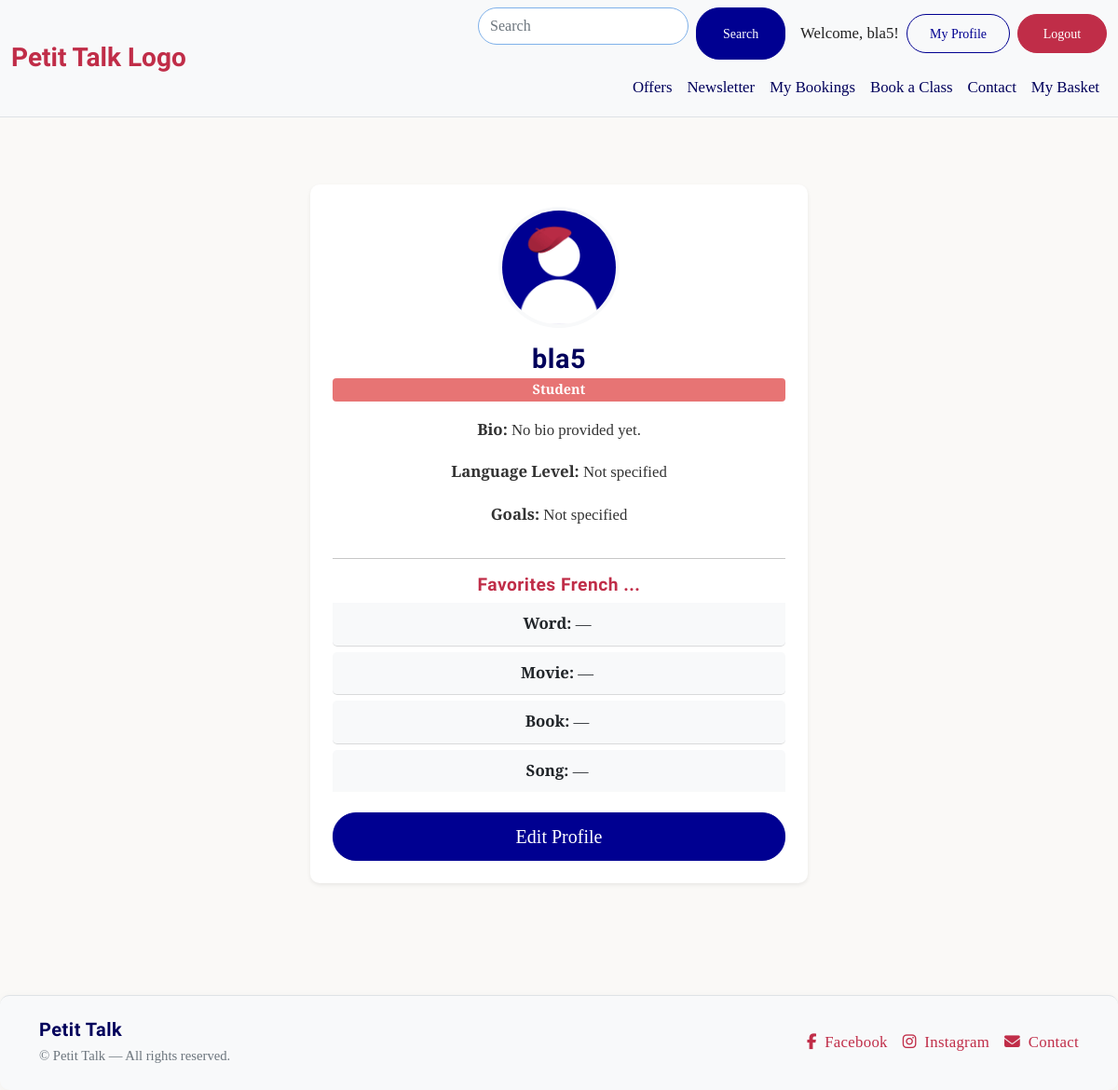
Page /profile/ (signed in) on the earlier database version.
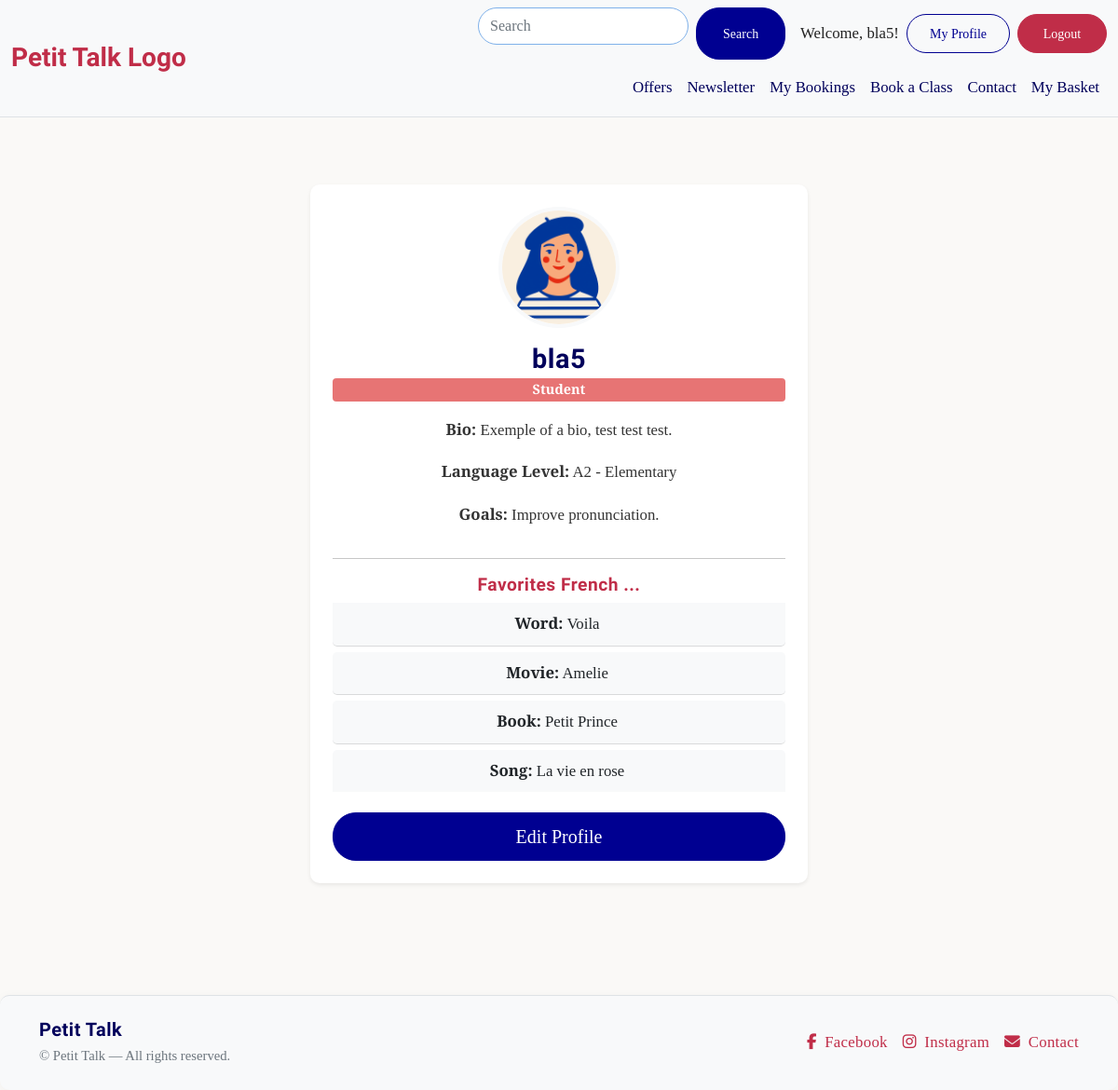
Same page on the later database version.
### userprofile/models.py (models this page shows, shortened)
class Profile(models.Model):
    user = models.OneToOneField(User, on_delete=models.CASCADE, related_name='profile')
    is_student = models.BooleanField(default=False)
    is_teacher = models.BooleanField(default=False)
    bio = models.TextField(blank=True)
    profile_image = models.ImageField(
        upload_to='profile_pics/',
        default='images/default.png',
        blank=True,
        null=True
    )
    favorite_word = models.CharField(max_length=100, blank=True)
    favorite_movie = models.CharField(max_length=100, blank=True)
    favorite_book = models.CharField(max_length=100, blank=True)
    favorite_song = models.CharField(max_length=100, blank=True)
    intro_video = models.FileField(
        upload_to='profile_videos/',
        blank=True,
        null=True
    )
    language_level = models.CharField(max_length=2, choices=LEVELS, blank=True)
    goals = models.TextField(blank=True)

### userprofile/views.py (the view)
# urls.py: path('', views.profile_detail, name='profile'),
@login_required
def profile_detail(request):
    profile = request.user.profile
    return render(request, 'userprofile/profile_detail.html', {'profile': profile})

### userprofile/templates/userprofile/profile_detail.html (shortened to what this page needs)
{% extends "base.html" %}
{% load static %}
{% block content %}
<div class="container py-5">
    <div class="row justify-content-center">
        <div class="col-lg-6 col-md-8 text-center">
            <div class="card shadow-sm rounded-4 p-4">
                {% if profile.profile_image %}
                <img src="{{ profile.profile_image.url }}" alt="{{ profile.user.username }}" class="profile-img mb-3">
                {% else %}
                <img src="{% static 'images/default.png' %}" alt="Default avatar" class="profile-img mb-3">
                {% endif %}
                <h3 class="fw-bold mb-1">{{ profile.user.username }}</h3>
                {% if profile.is_teacher %}
                <span class="badge badge-teacher mb-3">Teacher</span>
                {% else %}
                <span class="badge badge-student mb-3">Student</span>
                {% endif %}
                <p><strong>Bio:</strong> {{ profile.bio|default:"No bio provided yet." }}</p>
                <p><strong>Language Level:</strong> {{ profile.get_language_level_display|default:"Not specified" }}</p>
                <p><strong>Goals:</strong> {{ profile.goals|default:"Not specified" }}</p>
                <hr>
                <h5 class="favorites-header mb-2">Favorites French ...</h5>
                <ul class="list-group list-group-flush mb-3">
                    <li class="list-group-item"><strong>Word:</strong> {{ profile.favorite_word|default:"—" }}</li>
                    <li class="list-group-item"><strong>Movie:</strong> {{ profile.favorite_movie|default:"—" }}</li>
                    <li class="list-group-item"><strong>Book:</strong> {{ profile.favorite_book|default:"—" }}</li>
                    <li class="list-group-item"><strong>Song:</strong> {{ profile.favorite_song|default:"—" }}</li>
                </ul>
                <a href="{% url 'edit_profile' %}" class="btn btn-primary btn-lg">Edit Profile</a>
            </div>
        </div>
    </div>
</div>
{% endblock %}

### templates/base.html (shortened to what this page needs)
{% load static %}
<!doctype html>
<html lang="en">
<head>
    {% block corecss %}
    <link href="https://cdn.jsdelivr.net/npm/bootstrap@5.0.2/dist/css/bootstrap.min.css" rel="stylesheet"
>
    <link rel="stylesheet" href="{% static 'css/base.css' %}">
    {% endblock %}
</head>
<body>
    <header class="bg-light border-bottom">
        <nav class="navbar navbar-expand-md navbar-light bg-light">
            <div class="container-fluid">
                <a class="navbar-brand fw-bold" href="{% url 'home' %}">Petit Talk Logo</a>
                <div class="collapse navbar-collapse" id="mainNavbar">
                    <div class="ms-auto w-100">
                        <div class="d-flex flex-wrap justify-content-end align-items-center gap-2 mb-2">
                            <form class="d-flex flex-grow-1 flex-md-grow-0" role="search">
                                <input class="form-control me-2" type="search" placeholder="Search"
                                    aria-label="Search" />
                                <button class="btn btn-primary btn-sm" type="submit">Search</button>
                            </form>
                            {% if user.is_authenticated %}
                            <span class="ms-2">Welcome, {{ user.username }}!</span>
                            <a href="{% url 'profile' %}" class="btn btn-outline-primary btn-sm">My Profile</a>
                            <a href="{% url 'account_logout' %}" class="btn btn-danger btn-sm">Logout</a>
                            {% else %}
                            <a href="{% url 'account_login' %}" class="btn btn-outline-primary btn-sm">Login</a>
                            <a href="{% url 'account_signup' %}" class="btn btn-primary btn-sm">Sign Up</a>
                            {% endif %}
                        </div>
                        <ul class="navbar-nav justify-content-end flex-wrap">
                            <li class="nav-item"><a class="nav-link" href="#">Offers</a></li>
                            <li class="nav-item"><a class="nav-link" href="#">Newsletter</a></li>
                            {% if user.is_authenticated %}
                            {% if user.profile.is_student %}
                            <li class="nav-item"><a class="nav-link" href="{% url 'student_dashboard' %}">My
                                    Bookings</a></li>
                            {% elif user.profile.is_teacher %}
                            <li class="nav-item"><a class="nav-link" href="{% url 'teacher_dashboard' %}">Teacher
                                    Dashboard</a></li>
                            {% endif %}
                            {% endif %}
                            <li class="nav-item"><a class="nav-link" href="{% url 'book_lesson' %}">Book a Class</a>
                            </li>
                            <li class="nav-item"><a class="nav-link" href="#">Contact</a></li>
                            <li class="nav-item"><a class="nav-link" href="#">My Basket</a></li>
                        </ul>
                    </div>
                </div>
            </div>
        </nav>
    </header>
    <main class="container py-4">
        {% block content %}{% endblock %}
    </main>
    <footer class="bg-light border-top mt-5 py-4">
        <div class="container">
            <div class="row align-items-center text-center text-md-start">
                <div class="col-md-6 mb-3 mb-md-0">
                    <h5 class="fw-bold mb-1">Petit Talk</h5>
                    <p class="mb-0 small text-muted">&copy; {{ now|date:"Y" }} Petit Talk — All rights reserved.</p>
                </div>
                <div class="col-md-6">
                    <div class="d-flex justify-content-center justify-content-md-end align-items-center gap-3">
                        <a href="#" class="">
                            <i class="fab fa-facebook-f me-1"></i> Facebook
                        </a>
                        <a href="#" class="">
                            <i class="fab fa-instagram me-1"></i> Instagram
                        </a>
                        <a href="#" class="">
                            <i class="fas fa-envelope me-1"></i> Contact
                        </a>
                    </div>
                </div>
            </div>
        </div>
    </footer>
    <div aria-live="polite" aria-atomic="true" class="position-fixed top-0 end-0 p-3" style="z-index:1080;">
                </div>
</body>
</html>

### static/css/base.css (style rules this page uses)
:root { --strong-red: #C02D48; --light-red: #E77474; --dark-red: #A0132D; --strong-blue: #000091; --light-blue: #7FB1EA; --dark-blue: #00005B; --primary-font: 'Cormorant Garamond', serif; --secondary-font: 'IM Fell French Canon SC', serif; --accent-font: 'Pinyon Script', 'Lucida Handwriting', serif; --school-font: 'Edu Australia VIC WA NT Hand Guides', serif; }
body { background-color: #faf9f7; color: #222; line-height: 1.7; font-size: 1.05rem; font-family: var(--primary-font); }
h1, h2, h3, h4, h5 { font-family: var(--secondary-font); color: var(--dark-blue); letter-spacing: 0.5px; }
p { color: #333; font-weight: 400; }
.card, section.bg-light, footer { border-radius: 10px; box-shadow: 0 2px 12px rgba(0, 0, 0, 0.04); }
.btn { border-radius: 25px; min-width: 96px; padding: 0.6rem 1.5rem; font-weight: 500; display: inline-flex; align-items: center; justify-content: center; transition: all 0.3s ease; }
.btn-primary { background-color: var(--strong-blue); border-color: var(--strong-blue); color: #fff; }
.btn-danger { background-color: var(--strong-red); border-color: var(--strong-red); color: #fff; }
.btn-outline-primary { color: var(--strong-blue); border-color: var(--strong-blue); }
header .navbar.navbar-light .navbar-nav .nav-link { color: var(--dark-blue); font-weight: 500; transition: color .25s ease; }
header .navbar .navbar-brand { font-family: var(--accent-font); font-size: 1.75rem; color: var(--strong-red); }
header form[role="search"] .form-control { border-radius: 20px; border: 1px solid var(--light-blue); height: 40px; }
form .form-control { border-radius: 25px; border: 1px solid #ddd; transition: border-color 0.3s ease; }
footer { background-color: #f2f2f2; color: #555; border-top: 1px solid rgba(0, 0, 0, 0.05); }
footer h5 { font-family: var(--secondary-font); color: var(--dark-blue); }
footer a { color: var(--strong-red); text-decoration: none; transition: color .25s ease; font-weight: 500; letter-spacing: 0.3px; }
a, button { transition: all 0.25s ease; }
.profile-img { width: 150px; height: 150px; object-fit: cover; border-radius: 50%; border: 3px solid #f8f9fa; display: block; margin: 0 auto 1rem auto; transition: all 0.3s ease; }
.card { border: none; box-shadow: 0 4px 15px rgba(0,0,0,0.08); }
h3 { font-size: 1.8rem; margin-bottom: 0.5rem; }
.badge { font-size: 0.9rem; padding: 0.35em 0.75em; }
.badge-student { background-color: var(--light-red); color: #fff; }
.list-group-item { border-left: 4px solid; padding-left: 12px; margin-bottom: 5px; border-radius: 5px; background-color: #f8f9fa; }
.favorites-header { color: var(--strong-red); font-weight: 600; font-size: 1.2rem; }
.btn-primary { background-color: var(--strong-blue); border-color: var(--strong-blue); }
form input, form textarea, form select { border-radius: 15px; border: 1px solid #ddd; padding: 0.5rem 0.75rem; width: 100%; font-family: var(--primary-font); margin-bottom: 1rem; }
.profile-img { width: 130px; height: 130px; object-fit: cover; border: 4px solid #f8f9fa; max-width: 40%; }
.list-group-item { border-left: 4px solid #0d6efd; padding-left: 12px; margin-bottom: 6px; border-radius: 5px; background-color: #f8f9fa; }

Differences in the rows shown:
changed Profile "bla5": profile_image: picture added; bio "No bio provided yet." → "Exemple of a bio, test test test."; language_level "Not specified" → "A2 - Elementary"; goals "Not specified" → "Improve pronunciation."; favorite_word "—" → "Voila"; favorite_movie "—" → "Amelie"; favorite_book "—" → "Petit Prince"; favorite_song "—" → "La vie en rose"
